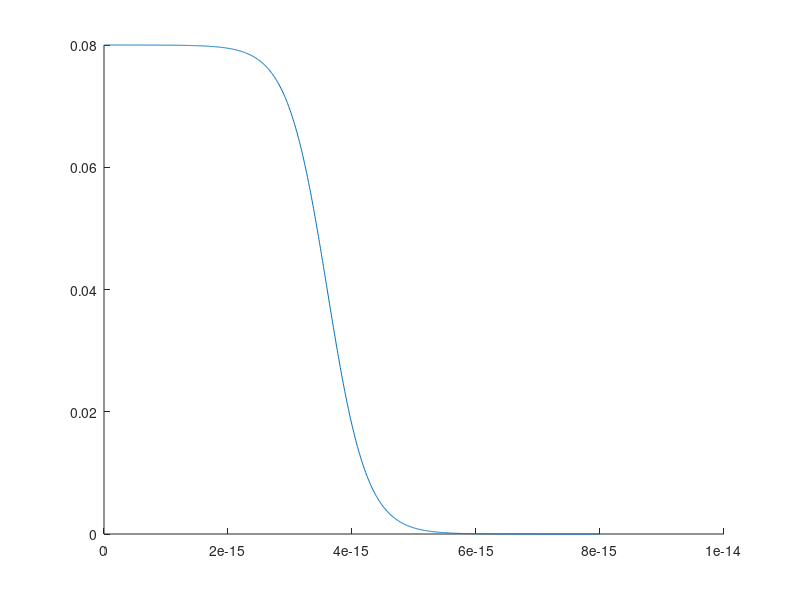

Recreate this plot in MATLAB. (Note: this script raises an error after producing the figure.)
%% Constants
global hbar q_e m_e c alpha eV millibarn_per_sr
% Fundamental
hbar  = 6.62607004e-34/(2*pi);
q_e   = 1.60217662e-19;
m_e   = 9.109e-31;
c     = 2.9979e8;
alpha = 1/137;

% Unit conversion
eV = 1.60217662e-19;
millibarn_per_sr = 1e31*2*pi;

% Functions
gamma = @(E) E/(m_e*c^2);
v = @(E) c*sqrt(1 - 1./gamma(E).^2);
beta = @(E) v(E)/c;

% Measurement data
theta = load("data/theta.tsv");
theta_rad = theta*pi/180;
cross_section = load("data/cross_section.tsv");
meas_error = load("data/meas_error.tsv");

% Experiment
Z_Ca40 = 20;
Z_e = 1;
E_250MeV = 250e6*eV;

% Used for passing data to functions
data = [theta_rad, cross_section, meas_error];
exp_values = [Z_Ca40, Z_e, E_250MeV];

%% Proton density and fitting vector
% Create initial guesses for the fitting!
% rho_0 highest proton density
% a middle of fall off
% b sharpness of the falls off
rho_0 = q_e*0.08*1e45; 
a_0 = 3.6e-15;  
b_0 = 0.32e-15;

% Scaling for fsolve to work with equally big paramters
X_real = [rho_0, a_0, b_0];
X_scale = [1/rho_0, 1/a_0, 1/b_0];
X_0 = X_real.*X_scale;

% Proton density that we want to optimize
% X(1) = rho_0, X(2) = a, X(3) = b
rho_ch = @(X, r) (X(1)./X_scale(1))./(1 + exp((r-(X(2)./X_scale(2)))./(X(3)./X_scale(3))));

% Plot of the proton desnsity with the initial guesses
figure(1)
clf; hold on;
r = linspace(0,8,1000)*1e-15;
plot(r, rho_ch(X_0, r)/(q_e*1e45))

radius = rms_r(X_0, rho_ch, exp_values, q_e)


%%
% Theoretical cross-section
% Relativistic kinetic energy for a electron
p_e = @(E) sqrt((E/c).^2 - m_e^2*c^2); 

% Difference of p_e before and after collision with Ca40

% Assumes the heavy core to be stationary and not recoil from collision 
q_diff = @(E, theta) sqrt(4*p_e(E).^2.*sin(theta/2).^2);

% Form factor integral broken into two pieces
form_const      = @(E, theta) 4*pi*hbar./(Z_Ca40*q_diff(E,theta)*q_e);
form_integrand  = @(X, r, E, theta) r.*rho_ch(X, r).*sin(q_diff(E, theta).*r/hbar);
form_integral   = @(X, E, theta) integral(@(r) form_integrand(X, r, E, theta), 0, 100e-10,'ArrayValued',true);
formfactor      = @(X, E, theta) form_integral(X, E, theta).*form_const(E_250MeV, theta);

% The Rutherford and Mott cross-sections
cross_ruth      = @(E, theta) (Z_e*Z_Ca40*alpha*hbar*c)^2./(4*beta(E)^4*E^2*sin(theta/2).^4);
cross_mott      = @(E, theta) cross_ruth(E, theta).*(1 - beta(E)^2*sin(theta/2).^2);

% Together they make the theoretical cross-section to be fitted against the
% measurement!
cross_theo      = @(E, theta, X) cross_mott(E_250MeV, theta_rad).*abs(formfactor(X_0,E_250MeV,theta)).^2;

figure(2)
clf; hold on;
plot(theta_rad, log10(cross_theo(E_250MeV,theta_rad,X_0)),'black')
plot(theta_rad, log10(cross_section/millibarn_per_sr),'redx')

%% Iterate between opt. constrain and opt. cross-section
niter = 5;
X_iter = X_0;

options_iter = optimoptions('fsolve','Algorithm',           'levenberg-marquardt',...
                                     'Display',             'off',...
                                     'StepTolerance',       1e-15,...
                                     'FunctionTolerance',   1e-10);

for i=1:niter
    fprintf("Iteration " + i + "\n")
    
    X_con = fsolve(@(X) optimize_constraint(X, rho_ch, exp_values, q_e, 1), X_iter, options_iter);
    X_star = fsolve(@(X) optimize_X(X, rho_ch, cross_theo, data, exp_values, millibarn_per_sr, q_e), X_con, options_iter);
    X_iter = X_star;
    
end

%%
% check optimized theoretic cross-section
figure(3)
clf; hold on;
plot(theta_rad, log10(cross_theo(E_250MeV,theta_rad,X_0)),'black')
plot(theta_rad, log10(cross_section/millibarn_per_sr),'redx')
plot(theta_rad, log10(cross_theo(E_250MeV,theta_rad,X_star)),'blue')

radius = rms_r(X_star, rho_ch, exp_values, q_e)

figure(4)
clf; hold on;
r = linspace(0,8,1000)*1e-15;
plot(r, rho_ch(X_star, r))
